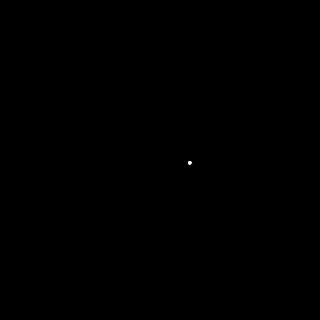
Frame 1 (no input)
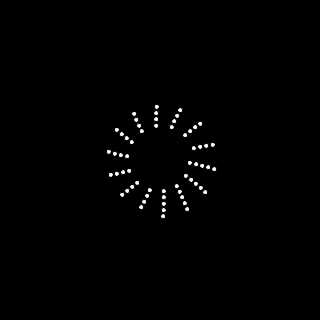
Frame 60 (the mouse pressed at the canvas centre just before this capture)
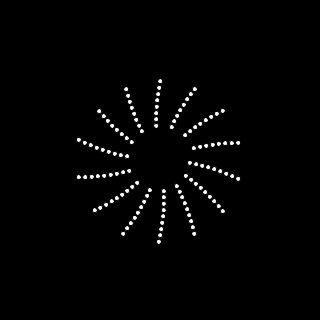
Frame 120 (the mouse held since frame 60 and released just before this capture)

The Processing sketch that drew these frames (run headless with seeded random() and noise(); from frame 60 on, the mouse is pressed at the canvas centre):

// Processing sketch: processing_11507
// ── processing_11507.pde


float angle = 0.1;
float offset = 160;
float scalar = 30;

float speed = .45;

void setup(){
  size(320,320);
  smooth();
  background(0);
}
void draw(){
  float x = offset + cos(angle)* scalar;
  float y = offset + sin(angle)* scalar;

  angle+= speed;

  ellipse(x,y,5,5);
  
  if((x>300)&&(y>300)){
  scalar = -scalar;

  }else{
  scalar +=speed;
  }
}
